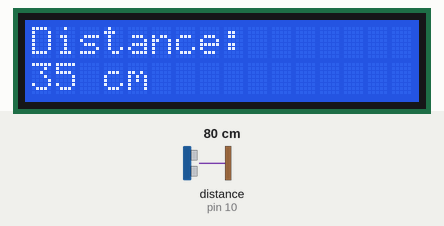
This sketch was run on a simulated Arduino Uno, built with avr-gcc and run on an emulated ATmega328P. Shown: 16×2 character LCD. Wiring (inferred from the names in the program): ultrasonic range finder: trigger pin 9; echo pin 10. The test bench sets the inputs (shaded band); at power-on: distance to the obstacle (sensor on pin 10) 80 cm. The echo pulse lasts 58.3 µs per cm; what the sketch prints to the serial monitor is not drawn.

Above: at 1.2 s.
1.3 s: distance to the obstacle (sensor on pin 10) set to 250 cm
At 1.6 s:
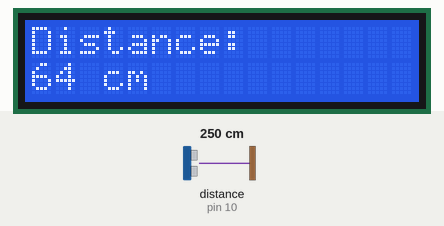
3.0 s: distance to the obstacle (sensor on pin 10) set to 60 cm
At 3.48 s:
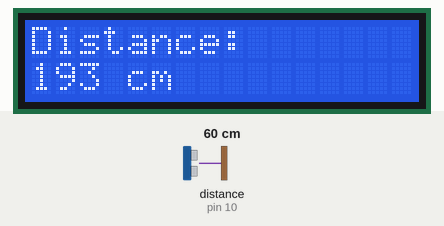
4.8 s: distance to the obstacle (sensor on pin 10) set to 9 cm
At 5.34 s:
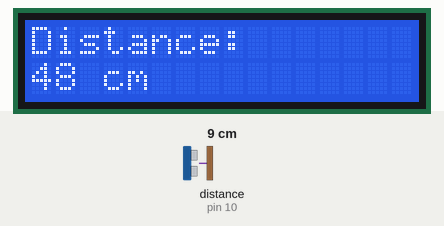
6.3 s: distance to the obstacle (sensor on pin 10) set to 120 cm
At 10.0 s:
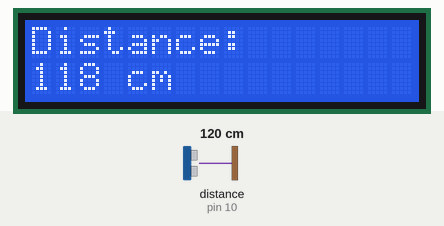
Timing chart, 0 to 10.3 s (numbered marks = the images above; inputs shaded):
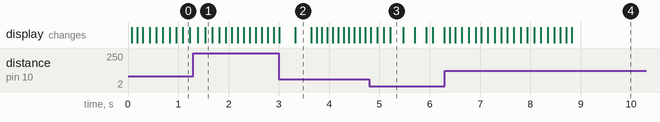

The sketch:

arduino_midi_synth.ino
```cpp
#include <LiquidCrystal.h>

// Initialize the LCD with the pin numbers for RS, E, D4, D5, D6, D7
LiquidCrystal lcd(12, 11, 5, 4, 3, 2);

const int trigPin = 9;
const int echoPin = 10;

long duration;
int distance;
int lastDistance = -1; // To store the last distance value
int smoothedDistance = 0; // Smoothed distance value
int note = 60; // Middle C (MIDI note number 60)
int previousNote = -1; // Keep track of the previous note played

// Variables for smoothing the distance readings
const int numReadings = 20; // Increase number of readings for more smoothing
int readings[numReadings]; // Array to store the distance readings
int readIndex = 0; // Current index in the readings array
int total = 0; // Running total of the readings

const int changeThreshold = 3; // Minimum change in distance to trigger note change

void setup() {
  // Set up LCD and print an initial message
  lcd.begin(16, 2);
  lcd.print("Distance: ");

  // Set up the sensor pins
  pinMode(trigPin, OUTPUT);
  pinMode(echoPin, INPUT);

  // Initialize Serial for communication with Hairless MIDI
  Serial.begin(115200);

  // Initialize all readings to 0 (for smoothing)
  for (int i = 0; i < numReadings; i++) {
    readings[i] = 0;
  }
}

void loop() {
  // Clear the trigPin
  digitalWrite(trigPin, LOW);
  delayMicroseconds(2);

  // Trigger the ultrasonic pulse
  digitalWrite(trigPin, HIGH);
  delayMicroseconds(10);
  digitalWrite(trigPin, LOW);

  // Measure the echoPin's pulse
  duration = pulseIn(echoPin, HIGH);

  // Calculate the distance in cm
  distance = duration * 0.034 / 2;

  // Add the current reading to the total (for smoothing)
  total = total - readings[readIndex]; // Subtract the oldest reading
  readings[readIndex] = distance; // Add the new reading
  total = total + readings[readIndex]; // Add the new reading to the total
  readIndex = (readIndex + 1) % numReadings; // Move to the next position

  // Calculate the average distance
  smoothedDistance = total / numReadings;

  // Only update the LCD if the distance has changed significantly
  if (abs(smoothedDistance - lastDistance) >= changeThreshold) {
    lcd.setCursor(0, 1); // Move to the second row
    lcd.print("                "); // Clear previous value
    lcd.setCursor(0, 1); // Move cursor to the start of the second row
    lcd.print(smoothedDistance); // Print the smoothed distance value
    lcd.print(" cm");
    lastDistance = smoothedDistance; // Store the new distance
  }

  // Only update MIDI notes if the change is larger than the threshold
  if (abs(smoothedDistance - previousNote) >= changeThreshold) {
    if (smoothedDistance >= 5 && smoothedDistance <= 100) {
      // Map distance to a root note for the chord (e.g., C2 to C5)
      note = map(smoothedDistance, 5, 100, 48, 72); // Mapping distance to MIDI notes

      // Only send the chord if the root note is different from the previous note
      if (note != previousNote) {
        // Play the chord (root, major third, and perfect fifth)
        playChord(note);

        // Send MIDI note-off for the previous chord
        if (previousNote != -1) {
          stopChord(previousNote);
        }

        previousNote = note; // Update the previous note
      }
    } else {
      // If the distance is out of range, send Note Off for the last played chord
      if (previousNote != -1) {
        stopChord(previousNote);
        previousNote = -1;
      }
    }
  }

  delay(100);
}

// Function to play a major chord
void playChord(int rootNote) {
  sendMIDI(0x90, rootNote, 127);     // Root note
  sendMIDI(0x90, rootNote + 4, 127); // Major third
  sendMIDI(0x90, rootNote + 7, 127); // Perfect fifth
}

// Function to stop a major chord
void stopChord(int rootNote) {
  sendMIDI(0x80, rootNote, 0);     // Root note
  sendMIDI(0x80, rootNote + 4, 0); // Major third
  sendMIDI(0x80, rootNote + 7, 0); // Perfect fifth
}

// Function to send MIDI messages over Serial
void sendMIDI(byte command, byte pitch, byte velocity) {
  Serial.write(command);
  Serial.write(pitch);
  Serial.write(velocity);

  // For Debugging
  Serial.print("MIDI Message: Command = ");
  Serial.print(command, HEX);
  Serial.print(", Pitch = ");
  Serial.print(pitch);
  Serial.print(", Velocity = ");
  Serial.println(velocity);
}
```
